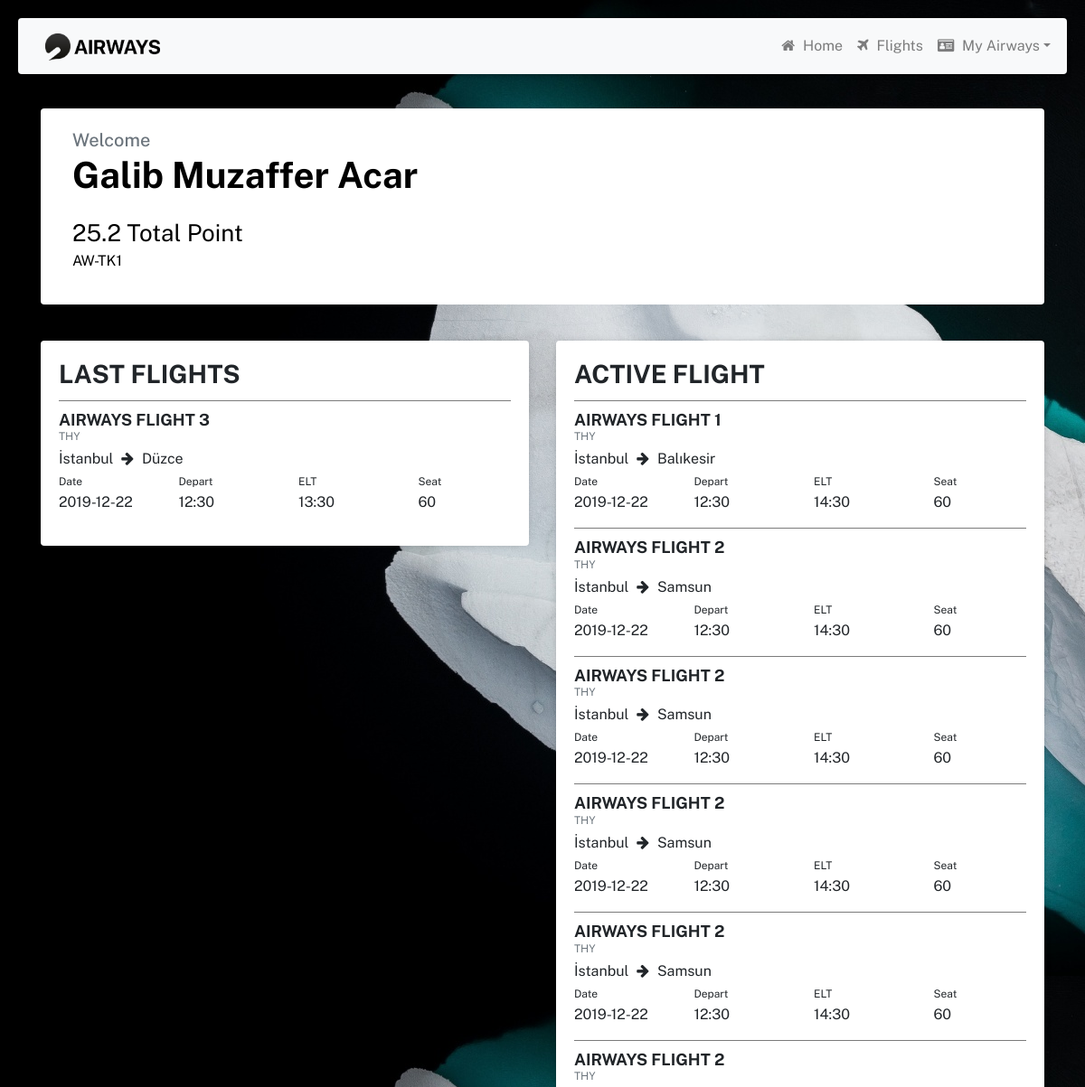
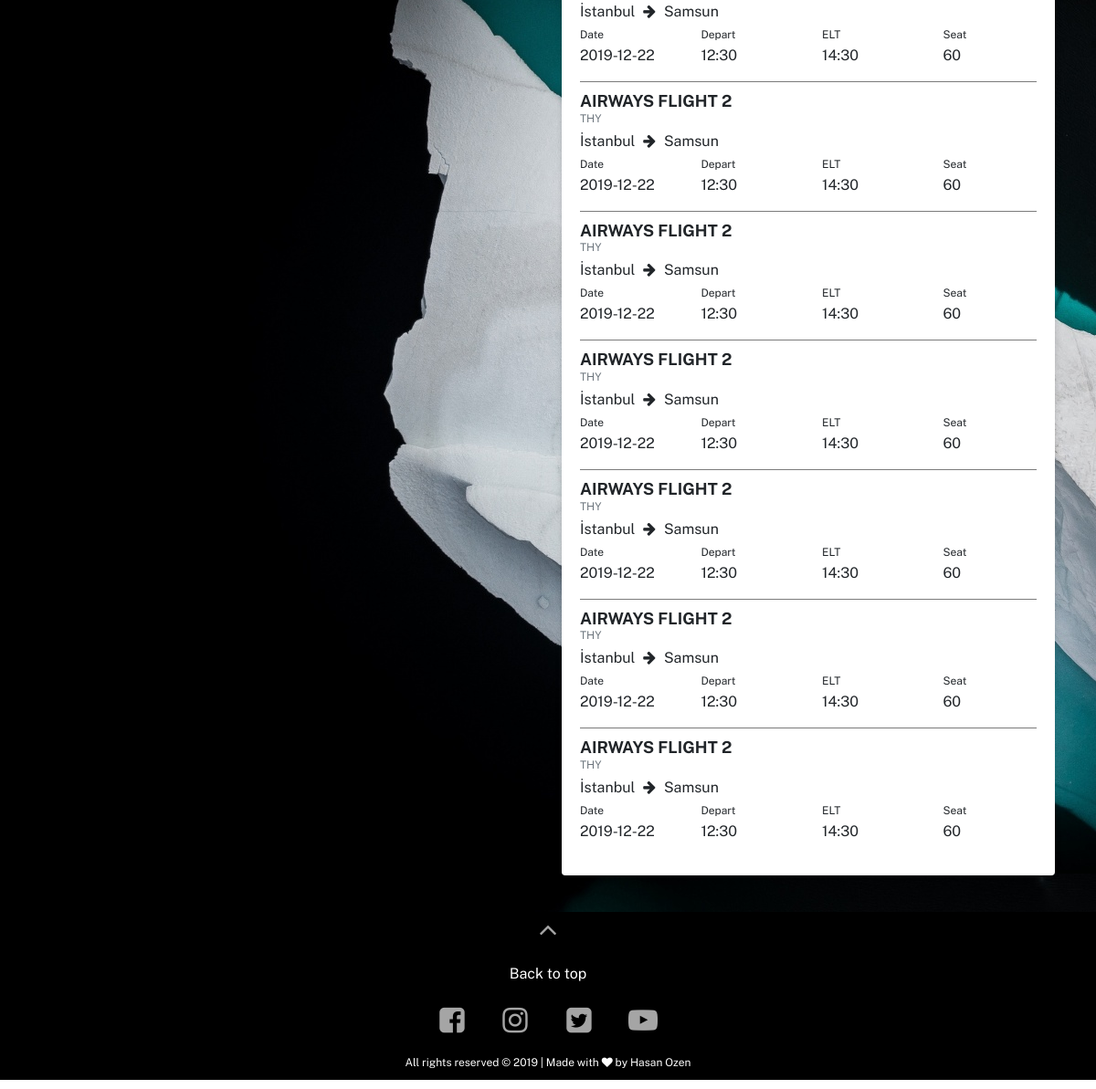
/account (signed in), run on the app's committed database (2 pictures, top to bottom).
### models.py (models this page shows)
class Points(db.Model):
	__tablename__ = 'points'
	id = db.Column(db.Integer(), primary_key=True)
	point = db.Column(db.Integer(), nullable=True)

class Flight(db.Model):
	__tablename__ = 'flight'
	flight_id = db.Column(db.Integer, primary_key=True)
	airline_Name = db.Column(db.String(80), nullable=False)
	from_location = db.Column(db.String(20), nullable=False)
	to_location = db.Column(db.String(120), nullable=False)
	departure_time = db.Column(db.String(120), nullable=False)
	arrival_time = db.Column(db.String(120), nullable=False)
	depart_date = db.Column(db.String(120), nullable=True)
	total_seats = db.Column(db.Integer, nullable=False)
	status = db.Column(db.String(20), nullable=True)

### routes.py (the view)
@app.route('/account')
@login_required
def account():
    global check
    check=0
    connection = engine.connect()
    metadata = db.MetaData()
    query = db.select([Ticket_Info]).where(
        db.and_(Ticket_Info.user_id == current_user.id, Ticket_Info.status == 'aktif'))
    ResultProxy = connection.execute(query)
    aidler = ResultProxy.fetchall()
    print(aidler)
    query = db.select([Ticket_Info]).where(
        db.and_(Ticket_Info.user_id == current_user.id, Ticket_Info.status == 'pasif'))
    ResultProxy = connection.execute(query)
    pidler = ResultProxy.fetchall()
    print(pidler)
    name = current_user.first_name + ' ' + current_user.last_name
    id = 'AW-TK' + str(current_user.id)
    arrayl = len(aidler)
    array2l = len(pidler)
    aktif = []
    pasif = []
    for i in range(arrayl):
        query = db.select([Flight]).where(Flight.flight_id == aidler[i][2])
        ResultProxy = connection.execute(query)
        aktif = aktif + [ResultProxy.fetchall()]
    for i in range(array2l):
        query1 = db.select([Flight]).where(Flight.flight_id == pidler[i][2])
        ResultProxy1 = connection.execute(query1)
        pasif = pasif + [ResultProxy1.fetchall()]
    aktifl = len(aktif)
    pasifl = len(pasif)
    print(aktif)
    print(pasif)
    query=db.select([Points.point]).where(Points.id==current_user.id)
    result=connection.execute(query)
    puan=result.fetchall()
    print(puan)
    return render_template("account.html", name=name, id=id, aktif=aktif, aktifl=aktifl, pasif=pasif, pasifl=pasifl,puan=puan)

### app.py (called while the page is built)
def login_required(f):
	@wraps(f)
	def decorated_function(*args, **kwargs):
		if not current_user.is_authenticated:
			flash('önce giriş yapmalısınız')
			return redirect(url_for('login'))
		return f(*args, **kwargs)
	return decorated_function

### templates/account.html (shortened to what this page needs)
<!DOCTYPE html>
<html>
<head>
    <link rel="stylesheet" href="https://stackpath.bootstrapcdn.com/bootstrap/4.4.1/css/bootstrap.min.css">
    <link rel="stylesheet" type="text/css" href="static/css/styles.css">
    <link href="https://stackpath.bootstrapcdn.com/font-awesome/4.7.0/css/font-awesome.min.css" rel="stylesheet">
</head>
<body>
    <div class="home">
        <section class="header">
            <nav class="navbar navbar-expand-md navbar-light bg-light fixed-top">
                <a class="navbar-brand" href="/">
                    <img src="static/images/airways_logo.png"></a>
                <div class="collapse navbar-collapse justify-content-stretch" id="navbarNav">
                    <ul class="navbar-nav ml-auto">
                        <li class="nav-item">
                            <a class="nav-link" href="/">
                                <i class="fa fa-home" aria-hidden="true"></i>
                                Home</a></li>
                        <li class="nav-item">
                            <a class="nav-link" href="/booking-page">
                                <i class="fa fa-plane" aria-hidden="true"></i>
                                Flights</a></li>
                        <li class="nav-item dropdown">
                            <a class="nav-link dropdown-toggle" id="accountDropdownMenuLink" data-toggle="dropdown" aria-haspopup="true" aria-expanded="false">
                                <i class="fa fa-id-card" aria-hidden="true"></i>
                                My Airways</a>
                        </li>
                    </ul>
                </div>
            </nav>
        </section>
    </div>
    <section class="account-basic">
        <div class="container" id="userBasicInfos">
            <div class="user-welcome col-md-12">
                <div class="card">
                    <div class="card-body">
                        <a class="card-subtitle mb-2 text-muted">Welcome</a>
                        <h1 class="card-title">{{name}}</h1>
                        <p class="card-text" id="totalPoint">{{puan[0][0]}} Total Point</p>
                        <p id="userID">{{id}}</p>
                    </div>
                </div>
            </div>
        </div>
        <section class="flights">
            <div class="container">
                <div class="row">
                    <div class="col-md-6">
                        <div class="card card-margin">
                            <div class="card-body" id="lastFlights">
                                <h1 class="card-title" style="text-transform: uppercase; font-weight: 700">Last Flights</h1>
                                {% for i in range(pasifl) %}
                                <div class="flight-info">
                                    <div class="card-body">
                                        <h5 class="card-title" id="flightID">Airways Flight {{pasif[i][0][0]}}</h5>
                                        <p class="card-subtitle mb-1 text-muted">{{pasif[i][0][1]}}</p>
                                        <div class="flight-destinations">
                                            <div class="row">
                                                <div class="col-md-12">
                                                    <a class="card-text">
                                                        <p id="destinationFrom">{{pasif[i][0][2]}}</p>
                                                        <i class="fa fa-arrow-right" aria-hidden="true" style="margin: 0 5px"></i>
                                                        <p id="destinationWhere">{{pasif[i][0][3]}}</p>
                                                    </a>
                                                </div>
                                                <div class="col-md-12">
                                                    <div class="row">
                                                        <div class="col-md-3 col-sm-12">
                                                            <a class="card-subtitle" id="dateID">Date</a>
                                                            <p class="card-info-text">{{pasif[i][0][6]}}</p>
                                                        </div>
                                                        <div class="col-md-3 col-sm-12">
                                                            <a class="card-subtitle" id="departTime">Depart</a>
                                                            <p class="card-info-text">{{pasif[i][0][4]}}</p>
                                                        </div>
                                                        <div class="col-md-3 col-sm-12">
                                                            <a class="card-subtitle" id="gateID">ELT</a>
                                                            <p class="card-info-text">{{pasif[i][0][5]}}</p>
                                                        </div>
                                                        <div class="col-md-3 col-sm-12">
                                                            <a class="card-subtitle" id="gateID">Seat</a>
                                                            <p class="card-info-text">{{pasif[i][0][7]}}</p>
                                                        </div>
                                                    </div>
                                                </div>
                                            </div>
                                        </div>
                                    </div>
                                </div>
                                {% endfor %}
                            </div>
                        </div>
                    </div>
                    <div class="col-md-6">
                        <div class="card card-margin" id="activeFlight">
                            <div class="card-body">
                                <h1 class="card-title" style="text-transform: uppercase; font-weight: 700">Active Flight</h1>
                                {% for i in range(aktifl) %}
                                <div class="flight-info">
                                    <div class="card-body">
                                        <h5 class="card-title" id="flightID">Airways Flight {{aktif[i][0][0]}}</h5>
                                        <p class="card-subtitle mb-1 text-muted">{{aktif[i][0][1]}}</p>
                                        <div class="flight-destinations">
                                            <div class="row">
                                                <div class="col-md-12">
                                                    <a class="card-text">
                                                        <p id="destinationFrom">{{aktif[i][0][2]}}</p>
                                                        <i class="fa fa-arrow-right" aria-hidden="true" style="margin: 0 5px"></i>
                                                        <p id="destinationWhere">{{aktif[i][0][3]}}</p>
                                                    </a>
                                                </div>
                                                <div class="col-md-12">
                                                    <div class="row">
                                                        <div class="col-md-3 col-sm-12">
                                                            <a class="card-subtitle" id="dateID">Date</a>
                                                            <p class="card-info-text">{{aktif[i][0][6]}}</p>
                                                        </div>
                                                        <div class="col-md-3 col-sm-12">
                                                            <a class="card-subtitle" id="departTime">Depart</a>
                                                            <p class="card-info-text">{{aktif[i][0][4]}}</p>
                                                        </div>
                                                        <div class="col-md-3 col-sm-12">
                                                            <a class="card-subtitle" id="gateID">ELT</a>
                                                            <p class="card-info-text">{{aktif[i][0][5]}}</p>
                                                        </div>
                                                        <div class="col-md-3 col-sm-12">
                                                            <a class="card-subtitle" id="gateID">Seat</a>
                                                            <p class="card-info-text">{{aktif[i][0][7]}}</p>
                                                        </div>
                                                    </div>
                                                </div>
                                            </div>
                                        </div>
                                    </div>
                                </div>
                               {% endfor %}
                            </div>
                        </div>
                    </div>
                </div>
            </div>
        </section>
    </section>
    <footer id="lightFooter" class="text-center">
        <a href="#" style="padding: 1rem"><i class="fa fa-angle-up" style="transform: scale(2); color: #a5a5a5;"></i></a><br>
        <p>Back to top</p>
        <a href="https://www.facebook.com/hasan.ozen.790" target="_blank" style="padding: 1rem"><i class="fa fa-facebook-square" style="transform: scale(2); color: #a5a5a5"></i></a>
        <a href="https://www.instagram.com/hsnnoznn/" target="_blank" style="padding: 1rem"><i class="fa fa-instagram" style="transform: scale(2); color: #a5a5a5"></i></a>
        <a href="https://www.linkedin.com/in/hasan-özen-337274153" target="_blank" style="padding: 1rem"><i class="fa fa-twitter-square" style="transform: scale(2); color: #a5a5a5"></i></a>
        <a href="https://www.behance.net/hasanozen131fe" target="_blank" style="padding: 1rem"><i class="fa fa-youtube-play" style="transform: scale(2); color: #a5a5a5"></i></a>
        <p style="font-size: 12px;">All rights reserved &copy; 2019 | Made with <span class="fa fa-heart"></span> by Hasan Ozen</p>
    </footer>
</body></html>

### static/css/styles.css (style rules this page uses)
html { scroll-behavior: smooth; }
body { margin: 0; padding: 0; font-family: 'Public Sans', sans-serif; }
.navbar { padding: 10px; margin: 20px; box-sizing: border-box; border-radius: 4px; box-shadow: 0 2px 5px rgba(0, 0, 0, .2); }
.navbar img { height: 30px; padding: 0 20px; }
.navbar-collapse ul li a { text-align: center; }
.navbar-collapse ul li a i { margin-right: 5px; }
h5, h3 { font-weight: 700; }
#lightFooter { background: #000; }
#lightFooter a i { padding: 10px; }
#lightFooter p { color: #fff; padding: 10px; margin: 10px 0; }
.account-basic { width: auto; height: auto; overflow: hidden; object-fit: cover; background-image: url(../images/melting_iceberg-wallpaper-1920x1080.jpg); }
.account-basic .card { border: none; }
#userBasicInfos { margin-top: 120px; color: #000; }
.user-welcome { background-color: #fff; border-radius: 4px; }
#userBasicInfos a { font-size: 20px; font-weight: 500; }
#userBasicInfos h1 { font-weight: 700; }
#totalPoint { font-size: 26px; font-weight: 400; margin-top: 20px; margin-bottom: 0px; }
.flights { margin: 10px 0; }
.flights h1 { font-size: 28px; font-weight: 500; }
.flights .card { -webkit-box-shadow: 0px 0px 10px -5px rgba(0, 0, 0, 0.4); box-shadow: 0px 0px 10px -5px rgba(0, 0, 0, 0.4); }
.flights .card-text { margin-top: 20px; }
.flights .flight-destinations p { display: inherit; }
.flights .flight-info .card-title { margin-bottom: 5px; font-size: 18px; text-transform: uppercase; }
.flights .flight-info .card-subtitle { font-size: 12px; }
.card-margin { margin: 30px 0; }
.flights .flight-info .card-text { font-size: 16px; }
.flights .flight-info .card-body { padding: 10px 0 0; border-top: solid #7b7b7b; border-width: 1px; }

### data on the page
Points: point "25.2"
Flight: flight_id "3", airline_Name "THY", from_location "İstanbul", to_location "Düzce", depart_date "2019-12-22", departure_time "12:30", arrival_time "13:30", total_seats "60"
Flight: flight_id "1", airline_Name "THY", from_location "İstanbul", to_location "Balıkesir", depart_date "2019-12-22", departure_time "12:30", arrival_time "14:30", total_seats "60"
Flight: flight_id "2" "2" "2" "2" "2" "2" "2" "2" "2" "2" "2", airline_Name "THY" "THY" "THY" "THY" "THY" "THY" "THY" "THY" "THY" "THY" "THY", from_location "İstanbul" "İstanbul" "İstanbul" "İstanbul" "İstanbul" "İstanbul" "İstanbul" "İstanbul" "İstanbul" "İstanbul" "İstanbul", to_location "Samsun" "Samsun" "Samsun" "Samsun" "Samsun" "Samsun" "Samsun" "Samsun" "Samsun" "Samsun" "Samsun", depart_date "2019-12-22" "2019-12-22" "2019-12-22" "2019-12-22" "2019-12-22" "2019-12-22" "2019-12-22" "2019-12-22" "2019-12-22" "2019-12-22" "2019-12-22", departure_time "12:30" "12:30" "12:30" "12:30" "12:30" "12:30" "12:30" "12:30" "12:30" "12:30" "12:30", arrival_time "14:30" "14:30" "14:30" "14:30" "14:30" "14:30" "14:30" "14:30" "14:30" "14:30" "14:30", total_seats "60" "60" "60" "60" "60" "60" "60" "60" "60" "60" "60"

### other printed values
{{ name }} "Galib Muzaffer Acar"
{{ id }} "AW-TK1"
